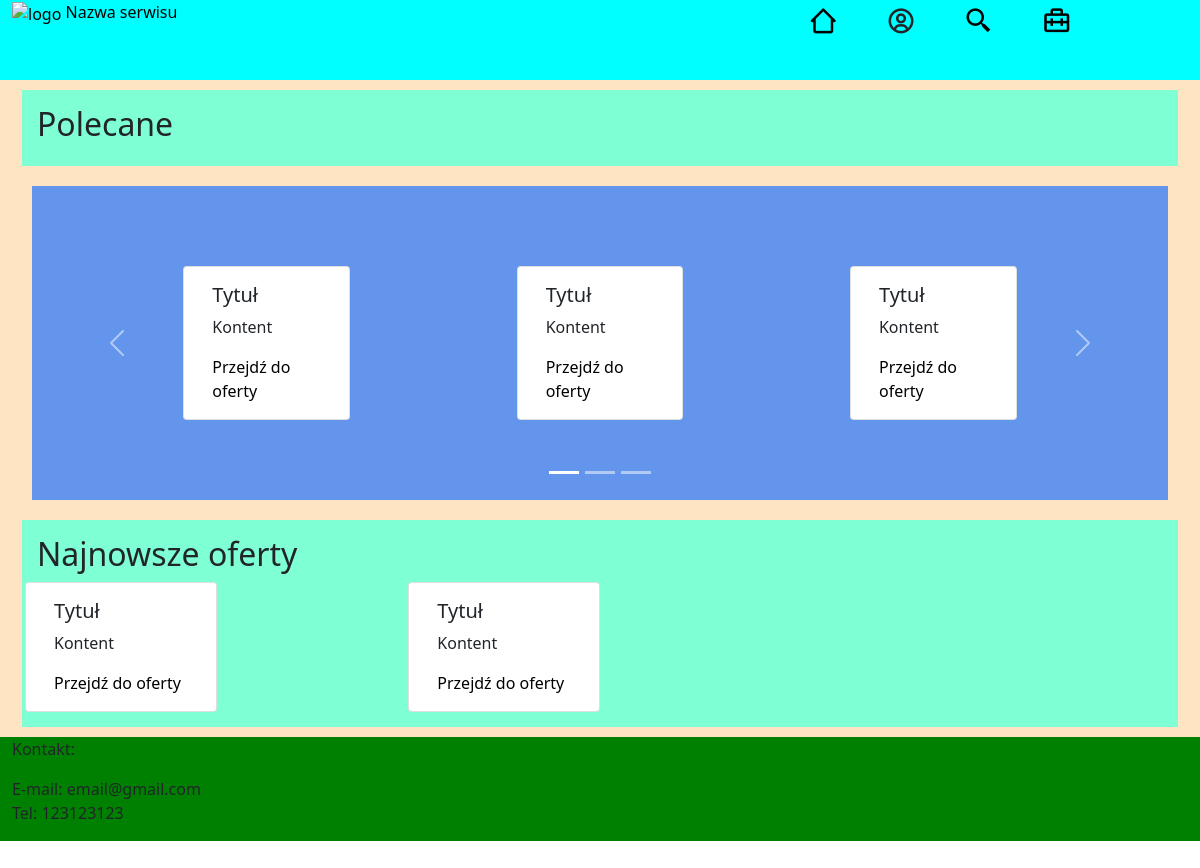
Page /ProjektPZAW/index.php on the earlier database version.
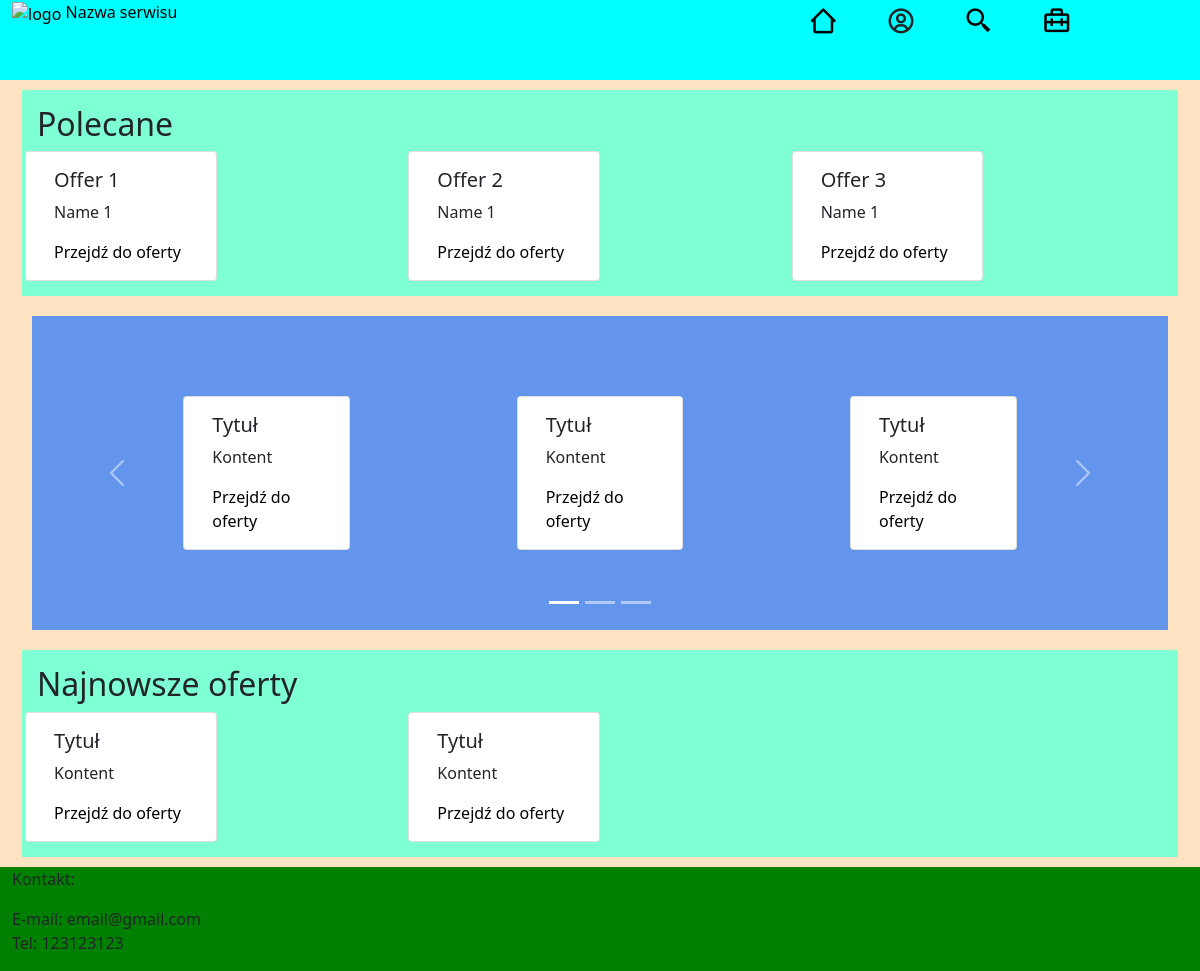
Same page on the later database version.
### tables this page shows
CREATE TABLE `job_offer` (
  `offer_id` int(10) UNSIGNED NOT NULL,
  `offer_name` tinytext NOT NULL,
  `company_id` smallint(6) UNSIGNED NOT NULL,
  `job_name` tinytext NOT NULL,
  `job_level` tinytext NOT NULL,
  `type_of_contract` tinytext NOT NULL,
  `employment_dimension` tinytext NOT NULL,
  `type_of_work` tinytext NOT NULL,
  `salary_range_min` tinytext NOT NULL,
  `salary_range_max` tinytext NOT NULL,
  `days_of_work` tinytext NOT NULL,
  `work_hours_min` tinyint(3) UNSIGNED NOT NULL,
  `work_hours_max` tinyint(3) UNSIGNED NOT NULL,
  `end_of_recrutation` date NOT NULL,
  `category_id` smallint(5) UNSIGNED NOT NULL,
  `responsibilities` mediumtext NOT NULL,
  `requirements` mediumtext NOT NULL,
  `benefits` mediumtext NOT NULL
);

### ProjektPZAW/index.php (the view, shortened to what this page needs)
<!DOCTYPE html>
<html lang="en">
<head>
    <link href="https://cdn.jsdelivr.net/npm/bootstrap@5.0.2/dist/css/bootstrap.min.css" rel="stylesheet">
    <link href='https://unpkg.com/boxicons@2.1.4/css/boxicons.min.css' rel='stylesheet'>
    <link rel="stylesheet" href="style.css">
</head>
<body>
    <?php
        $connect = new mysqli("localhost", "root", "", "4tp_1-projektphp");
    ?>
    <div class="container-fluid height">
        <div class="row height10 nav">
            <header class="col-7">
                <a href="index.php"><img src="" alt="logo"></a>
                <a href="index.php">Nazwa serwisu</a>
            </header>
            <nav class="col-5">
                <div class="dropdown">
                    <a href="#"><i class='bx bx-home-alt-2'></i></a>
                    <i class='bx bx-user-circle userBtn' id="dropdownMenu2" data-bs-toggle="dropdown" aria-expanded="false"></i>
                    <a href="Wyszukiwarka.php"><i class='bx bx-search-alt-2'></i></a>
                    <a href="ProfilePracodawcow.php"><i class='bx bx-briefcase-alt-2'></i></a>
                </div>
            </nav>
        </div>
        <div class="row">
            <main>
                <section class="" style="padding:15px">
                    <div class="row">
                        <h2>Polecane</h2>
                    </div>
                    <div class="row">
                        <?php
                            $query = "SELECT * FROM job_offer LIMIT 3";
                            $result = $connect->query($query);
                            while($row = $result->fetch_object())
                            {
                                echo <<< card
                                    <div class="card col-2" style="height:100%">
                                        <div class="card-body">
                                        <h5 class="card-title">$row->offer_name</h5>
                                        <p class="card-text">$row->job_name</p>
                                        <a href="Oferta.php?id=$row->offer_id" class="card-link">Przejdź do oferty</a>
                                        </div>
                                    </div>
                                    <div class="col-2"></div>
                                card;
                            }
                        ?>
                    </div>
                </section>
                <div class="main">
                    <div id="carouselExampleIndicators" class="carousel slide" data-bs-ride="true">
                        <div class="carousel-indicators">
                            <button type="button" data-bs-target="#carouselExampleIndicators" data-bs-slide-to="0" class="active" aria-current="true" aria-label="Slide 1"></button>
                            <button type="button" data-bs-target="#carouselExampleIndicators" data-bs-slide-to="1" aria-label="Slide 2"></button>
                            <button type="button" data-bs-target="#carouselExampleIndicators" data-bs-slide-to="2" aria-label="Slide 3"></button>
                        </div>
                        <div class="carousel-inner" style="padding:80px">
                            <div class="carousel-item active">
                                <div class="row">
                                    <div class="col-1"></div>
                                    <div class="card col-2" style="height:100%">
                                        <div class="card-body" id="offer-1">
                                        <h5 class="card-title">Tytuł</h5>
                                        <p class="card-text">Kontent</p>
                                        <a href="#" class="card-link">Przejdź do oferty</a>
                                        </div>
                                    </div>
                                    <div class="col-2"></div>
                                    <div class="card col-2" style="height:100%">
                                        <div class="card-body" id="offer-2">
                                        <h5 class="card-title">Tytuł</h5>
                                        <p class="card-text">Kontent</p>
                                        <a href="#" class="card-link">Przejdź do oferty</a>
                                        </div>
                                    </div>
                                    <div class="col-2"></div>
                                    <div class="card col-2" style="height:100%">
                                        <div class="card-body" id="offer-3">
                                        <h5 class="card-title">Tytuł</h5>
                                        <p class="card-text">Kontent</p>
                                        <a href="#" class="card-link">Przejdź do oferty</a>
                                        </div>
                                    </div>
                                </div>
                            </div>
                        </div>
                        <button class="carousel-control-prev" type="button" data-bs-target="#carouselExampleIndicators" data-bs-slide="prev">
                            <span class="carousel-control-prev-icon" aria-hidden="true"></span>
                        </button>
                        <button class="carousel-control-next" type="button" data-bs-target="#carouselExampleIndicators" data-bs-slide="next">
                            <span class="carousel-control-next-icon" aria-hidden="true"></span>
                        </button>
                    </div>
                </div>
                <section class="" style="padding:15px">
                    <div class="row">
                        <h2>Najnowsze oferty</h2>
                    </div>
                    <div class="row">
                        <div class="card col-2" style="height:100%">
                            <div class="card-body">
                                <h5 class="card-title">Tytuł</h5>
                                <p class="card-text">Kontent</p>
                                <a href="#" class="card-link">Przejdź do oferty</a>
                            </div>
                        </div>
                        <div class="col-2"></div>
                        <div class="card col-2" style="height:100%">
                            <div class="card-body">
                                <h5 class="card-title">Tytuł</h5>
                                <p class="card-text">Kontent</p>
                                <a href="#" class="card-link">Przejdź do oferty</a>
                            </div>
                        </div>
                    </div>
                </section>
            </main>
        </div>
        <div class="row footer">
            <footer>
                <div class="col-4">
                    <p>Kontakt:</p>
                    <p>E-mail: email@gmail.com<br>
                    Tel: 123123123</p>
                </div>
            </footer>
        </div>
    </div>
</body>
</html>

### ProjektPZAW/style.css (style rules this page uses)
body { height: 100%; overflow: hidden; }
.height { height: 916px; }
.nav > header, .nav > nav { background-color: aqua; height: 100%; }
.nav > nav { text-align: center; letter-spacing: 20px; font-size: 30px; }
.height10 { height: 10vh; }
main { background-color:bisque; height: 80%; }
main > section { margin: 10px; background-color: aquamarine; height: 20%; }
main > .main { height: 50%; margin: 20px; background-color: cornflowerblue; }
div > header, div > nav { float: left; }
a { text-decoration: none; color: black; }
.footer { position: absolute; width: 100%; background-color: green; }
.userBtn { cursor: pointer; }

Differences in the rows shown:
added job_offer: offer_name "Offer 1", job_name "Name 1"
added job_offer: offer_name "Offer 2", job_name "Name 1"
added job_offer: offer_name "Offer 3", job_name "Name 1"
